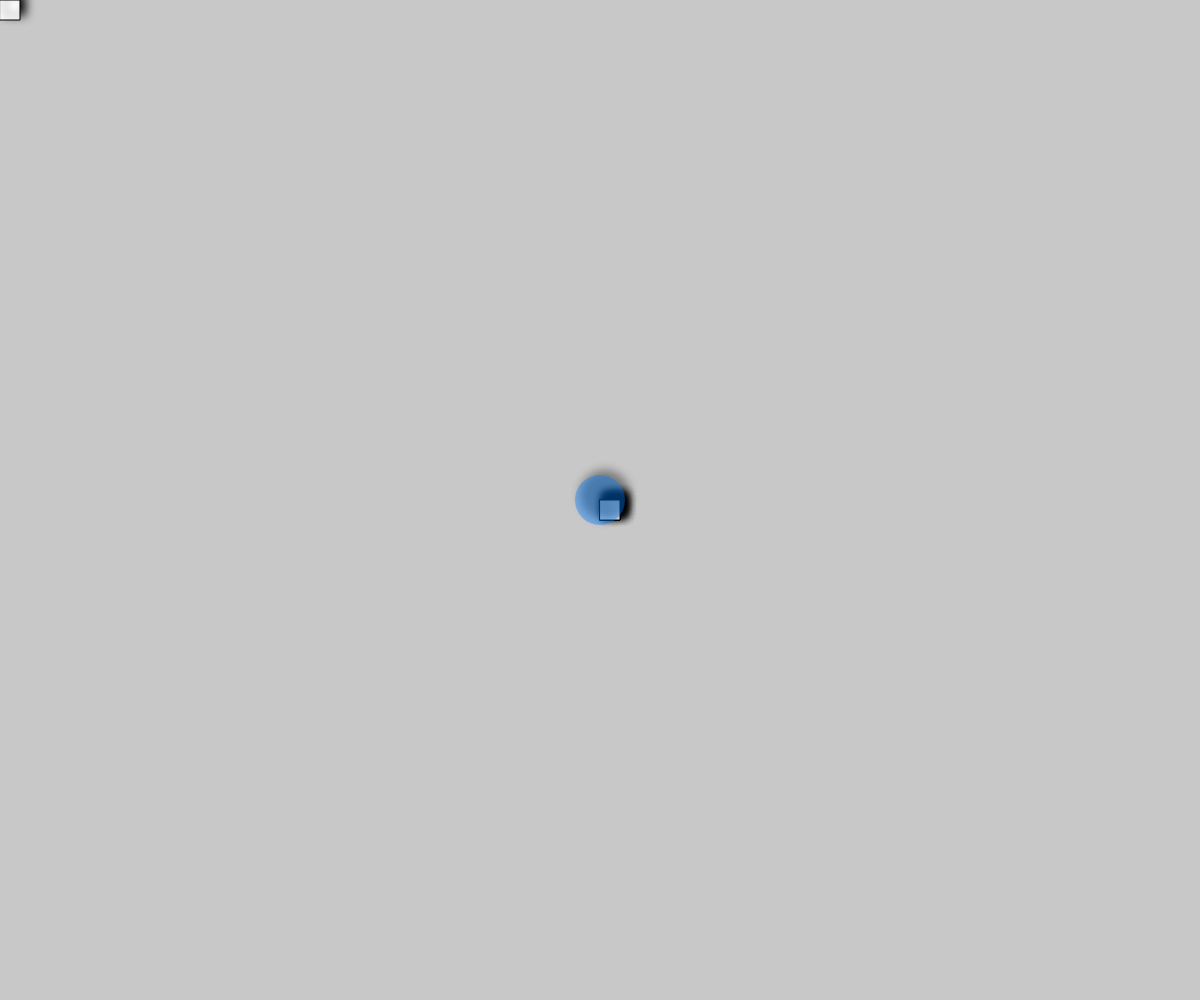
Frame 1 (no input)
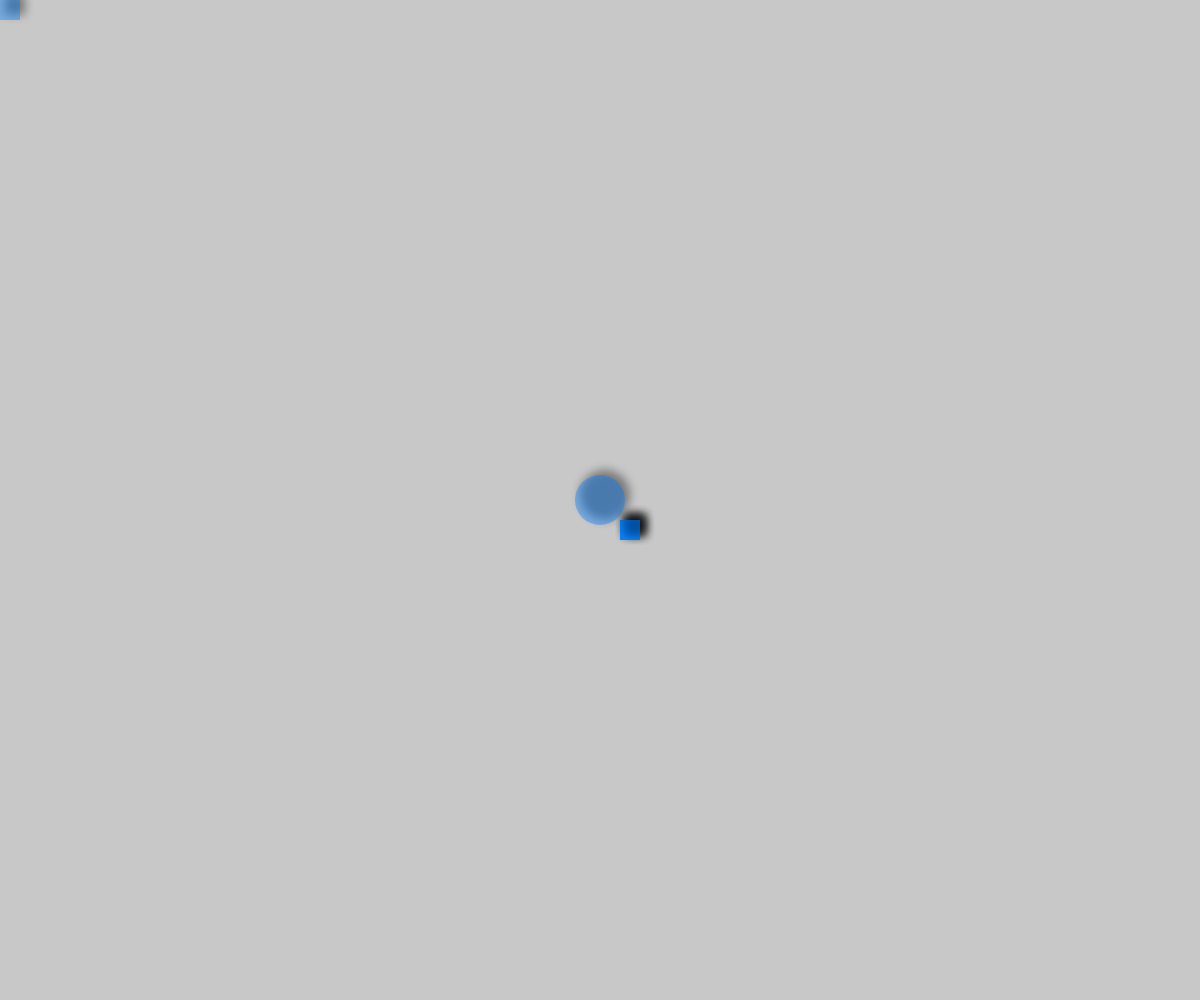
Frame 60 (no input)
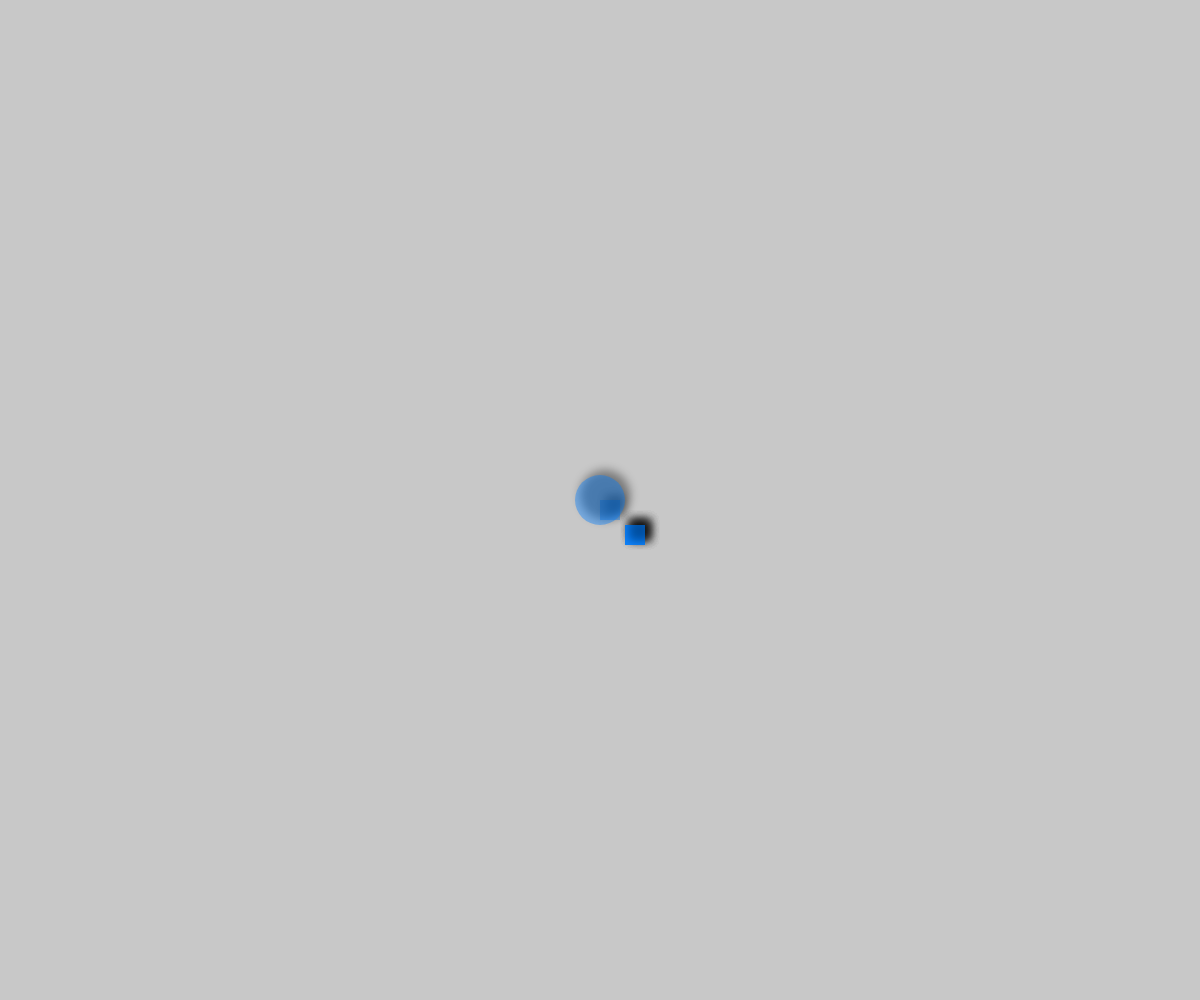
Frame 120 (the mouse pressed at the canvas centre since frame 60)

The p5.js sketch that drew these frames (run headless with seeded random() and noise() and a simulated clock; from frame 60 on, the mouse is pressed at the canvas centre):

// p5.js sketch
// ── sketch.js
function GameObj(x,y,w,h){
    this.curVectorPos = createVector(x,y);
    this.w = w;
    this.h = h;
   
    this.firstW = w;
    this.firstH = h;
    this.firstVectorPos = createVector(x,y);
   
    this.oldW = w;
    this.oldH = h;
    this.oldVectorPos = createVector(x,y);
};

//Make the GameAutom function//
function GameAutom(x,y,w,h,speedX,speedY){
    GameObj.call(this,x,y,w,h);
   
    this.firstVectorSpeed = createVector(speedX,speedY);
    this.oldVectorSpeed = createVector(speedX,speedY);
    this.curVectorSpeed = createVector(speedX,speedY);
   
}


var hero;
var colItem;
var playArea;
var colItemGroup = [];

var warpholeColour;

var x;
var y;

function setup() {

createCanvas(windowWidth,windowHeight)

drawingContext.shadowOffsetX = 5;
drawingContext.shadowOffsetY = -5;
drawingContext.shadowBlur = 10;
drawingContext.shadowColor = "black";
background(200);


GameObj.prototype.add = function(ix,iy){
      this.oldVectorPos.set(this.curVectorPos);
      this.curVectorPos.add(ix,iy);
};

GameObj.prototype.set = function(x,y){
      this.oldVectorPos.set(this.curVectorPos);
      this.curVectorPos.set(x,y);
     
};

//Make the GameAutom prototype
GameAutom.prototype = Object.create(GameObj.prototype);

//Set the GameAutom prototype constructor to the GameAutom function
GameAutom.prototype.constructor = GameAutom;

GameAutom.prototype.reset = function(){
    this.oldVectorPos.set(this.curVectorPos);
    this.oldW = this.w;
    this.oldH = this.h;
   
    this.curVectorPos.set(this.firstVectorPos.x,this.firstVectorPos.y);
    this.w = this.firstW;
    this.h = this.firstH;
}

GameAutom.prototype.move = function(){
    this.oldVectorPos.set(this.curVectorPos);
    this.curVectorPos.add(this.curVectorSpeed);
   
}

GameAutom.prototype.changeSpeed = function(speedX,speedY){
    this.oldVectorSpeed.set(this.curVectorSpeed);
    this.curVectorSpeed.set(speedX,speedY);
}

/*----Objects----*/
colItem = new GameAutom(windowWidth/2,windowHeight/2,20,20,5,5);
hero =  new GameObj(200,200,20,20);
playArea =  new GameObj(0,0,windowWidth,windowHeight);

for(i=0; i<5; i++){
    colItemGroup[i] = new GameAutom(windowWidth/2,windowHeight/2,20,20,5,5);
	
}

warpholeColour = color(0, 126, 255, 102);
 
}
function draw() {
 

background(200);


x = mouseX;
y = mouseY;

hero.set(x,y);

rect(hero.curVectorPos.x,hero.curVectorPos.y,hero.w,hero.h);

//Loop though game collectables
for(i=0; i<colItemGroup.length; i++)
{
	//Update the state of the game
	gameState(hero,colItemGroup[i],playArea);
	rect(colItemGroup[i].curVectorPos.x,colItemGroup[i].curVectorPos.y,colItemGroup[i].w,colItemGroup[i].h);
}

noStroke();
fill(warpholeColour);
ellipse(windowWidth/2,windowHeight/2,50,50);


}

/*function keyPressed() {
  if (keyCode === LEFT_ARROW) {
    hero.add(5,0);
  } else if (keyCode === RIGHT_ARROW) {
    hero.add(-5,0);
  }
  if (keyCode === UP_ARROW) {
    hero.add(0,-5);
  } else if (keyCode === DOWN_ARROW) {
    hero.add(0,5);
  }
  
  
}*/

// Returns a random number between min (inclusive) and max (exclusive)
function randomNum(min,max)
{
   return Math.random()  * (max - min) + min;
}

function isBoundOverlap(boundBox1,boundBox2)
{

    if(boundBox1.curVectorPos.x + boundBox1.w > boundBox2.curVectorPos.x &&
    boundBox1.curVectorPos.y + boundBox1.h > boundBox2.curVectorPos.y &&
    boundBox2.curVectorPos.y + boundBox2.h > boundBox1.curVectorPos.y &&
    boundBox2.curVectorPos.x + boundBox2.w > boundBox1.curVectorPos.x)
    {
    return 1;
    }
    else
    {
    return 0;
    }   
}

function gameState(hero,item,playArea)
{

	if(isBoundOverlap(item,hero))
	{
		fill(200,0,0);
		item.changeSpeed(randomNum(-10,10),randomNum(-10,10));
		item.reset();
	}

	if(isBoundOverlap(item,playArea))
	{
		if(millis()%1 == 0){
			item.move()
		}
	}
	else
	{
    item.changeSpeed(randomNum(-10,10),randomNum(-10,10));
    item.reset();
	}
}
